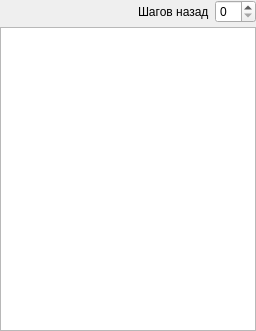
<?xml version="1.0" encoding="UTF-8"?>
<ui version="4.0">
 <class>dockWidget</class>
 <widget class="QDockWidget" name="dockWidget">
  <property name="geometry">
   <rect>
    <x>0</x>
    <y>0</y>
    <width>256</width>
    <height>331</height>
   </rect>
  </property>
  <property name="windowTitle">
   <string>История команд</string>
  </property>
  <widget class="QWidget" name="dockWidgetContents">
   <layout class="QVBoxLayout">
    <property name="spacing">
     <number>4</number>
    </property>
    <property name="margin">
     <number>0</number>
    </property>
    <item>
     <layout class="QHBoxLayout">
      <property name="spacing">
       <number>6</number>
      </property>
      <property name="margin">
       <number>0</number>
      </property>
      <item>
       <spacer>
        <property name="orientation">
         <enum>Qt::Horizontal</enum>
        </property>
        <property name="sizeHint" stdset="0">
         <size>
          <width>40</width>
          <height>20</height>
         </size>
        </property>
       </spacer>
      </item>
      <item>
       <widget class="QLabel" name="label">
        <property name="text">
         <string>Шагов назад</string>
        </property>
       </widget>
      </item>
      <item>
       <widget class="QSpinBox" name="undoLimit"/>
      </item>
     </layout>
    </item>
    <item>
     <widget class="QUndoView" name="undoView">
      <property name="alternatingRowColors">
       <bool>false</bool>
      </property>
     </widget>
    </item>
   </layout>
  </widget>
 </widget>
 <customwidgets>
  <customwidget>
   <class>QUndoView</class>
   <extends>QListView</extends>
   <header>qundoview.h</header>
  </customwidget>
 </customwidgets>
 <resources/>
 <connections/>
</ui>
